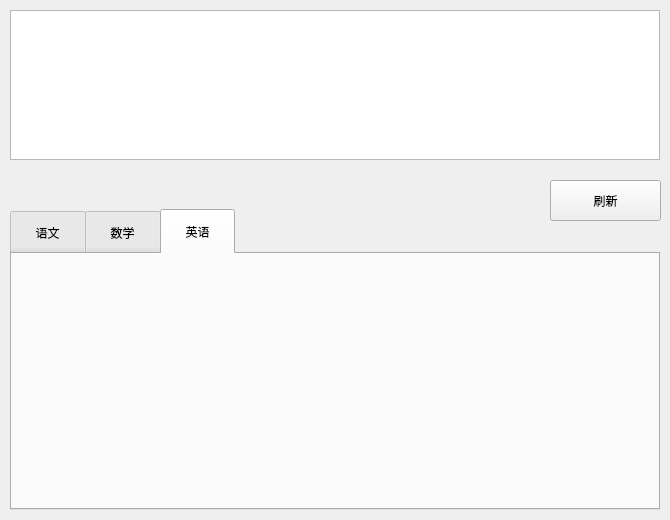
<?xml version="1.0" encoding="UTF-8"?>
<ui version="4.0">
 <class>Widget</class>
 <widget class="QWidget" name="Widget">
  <property name="geometry">
   <rect>
    <x>0</x>
    <y>0</y>
    <width>670</width>
    <height>520</height>
   </rect>
  </property>
  <property name="sizePolicy">
   <sizepolicy hsizetype="Fixed" vsizetype="Fixed">
    <horstretch>0</horstretch>
    <verstretch>0</verstretch>
   </sizepolicy>
  </property>
  <property name="windowTitle">
   <string>成绩分部统计</string>
  </property>
  <widget class="QTableWidget" name="tableWidget">
   <property name="geometry">
    <rect>
     <x>10</x>
     <y>10</y>
     <width>650</width>
     <height>150</height>
    </rect>
   </property>
   <property name="styleSheet">
    <string notr="true"/>
   </property>
   <property name="gridStyle">
    <enum>Qt::PenStyle::SolidLine</enum>
   </property>
  </widget>
  <widget class="QPushButton" name="pushButton">
   <property name="geometry">
    <rect>
     <x>550</x>
     <y>180</y>
     <width>111</width>
     <height>41</height>
    </rect>
   </property>
   <property name="font">
    <font>
     <bold>false</bold>
    </font>
   </property>
   <property name="text">
    <string>刷新</string>
   </property>
  </widget>
  <widget class="QTabWidget" name="tabWidget">
   <property name="geometry">
    <rect>
     <x>10</x>
     <y>209</y>
     <width>650</width>
     <height>301</height>
    </rect>
   </property>
   <property name="styleSheet">
    <string notr="true">QTabBar::tab{height:45;width:75;}
</string>
   </property>
   <property name="currentIndex">
    <number>2</number>
   </property>
   <property name="iconSize">
    <size>
     <width>16</width>
     <height>16</height>
    </size>
   </property>
   <property name="tabsClosable">
    <bool>false</bool>
   </property>
   <property name="movable">
    <bool>false</bool>
   </property>
   <property name="tabBarAutoHide">
    <bool>false</bool>
   </property>
   <widget class="QWidget" name="tab_1">
    <attribute name="title">
     <string>语文</string>
    </attribute>
    <widget class="QWidget" name="horizontalLayoutWidget">
     <property name="geometry">
      <rect>
       <x>0</x>
       <y>0</y>
       <width>641</width>
       <height>251</height>
      </rect>
     </property>
     <layout class="QHBoxLayout" name="horizontalLayout"/>
    </widget>
   </widget>
   <widget class="QWidget" name="tab_2">
    <attribute name="title">
     <string>数学</string>
    </attribute>
    <widget class="QWidget" name="horizontalLayoutWidget_2">
     <property name="geometry">
      <rect>
       <x>0</x>
       <y>0</y>
       <width>641</width>
       <height>251</height>
      </rect>
     </property>
     <layout class="QHBoxLayout" name="horizontalLayout_2"/>
    </widget>
   </widget>
   <widget class="QWidget" name="tab_3">
    <attribute name="title">
     <string>英语</string>
    </attribute>
    <widget class="QWidget" name="horizontalLayoutWidget_3">
     <property name="geometry">
      <rect>
       <x>0</x>
       <y>0</y>
       <width>641</width>
       <height>251</height>
      </rect>
     </property>
     <layout class="QHBoxLayout" name="horizontalLayout_3"/>
    </widget>
   </widget>
  </widget>
 </widget>
 <resources/>
 <connections/>
</ui>
